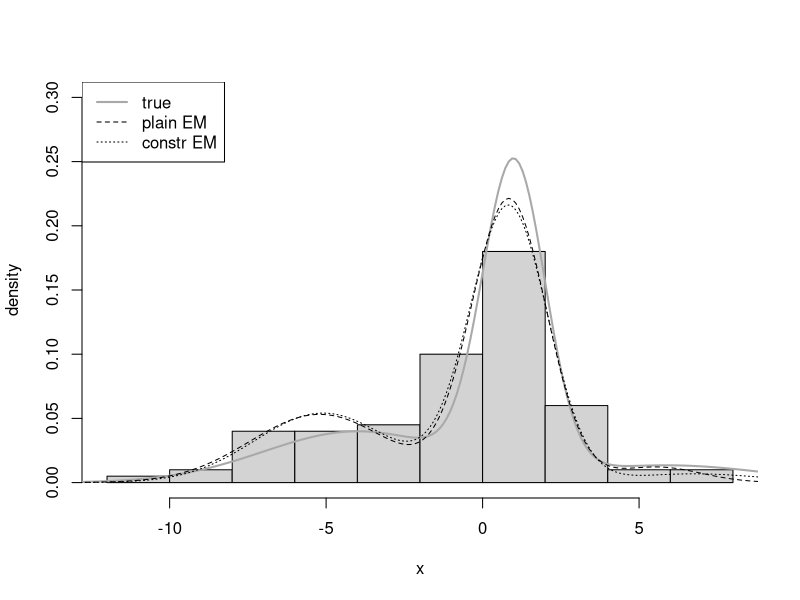

Write the R code that produced this figure.
library(mixtools)


### Name: normalmixMMlc
### Title: EC-MM Algorithm for Mixtures of Univariate Normals with linear
###   constraints
### Aliases: normalmixMMlc
### Keywords: file

### ** Examples

## Analyzing synthetic data as in the tau equivalent model  
## From Thomas et al (2011), see also Chauveau and Hunter (2013)
## a 3-component mixture of normals with linear constraints.
lbd <- c(0.6,0.3,0.1); m <- length(lbd)
sigma <- sig0 <- sqrt(c(1,9,9))
# means constaints mu = M beta
M <- matrix(c(1,1,1,0,-1,1), 3, 2)
beta <- c(1,5) # unknown constrained mean
mu0 <- mu <- as.vector(M %*% beta)
# linear constraint on the inverse variances pi = A.g
A <- matrix(c(1,1,1,0,1,0), m, 2, byrow=TRUE)
iv0 <- 1/(sig0^2)
g0 <- c(iv0[2],iv0[1] - iv0[2]) # gamma^0 init 

# simulation and EM fits
set.seed(50); n=100; x <- rnormmix(n,lbd,mu,sigma)
s <- normalmixEM(x,mu=mu0,sigma=sig0,maxit=2000) # plain EM
# EM with var and mean linear constraints
sc <- normalmixMMlc(x, lambda=lbd, mu=mu0, sigma=sig0,
					mean.lincstr=M, var.lincstr=A, gparam=g0)
# plot and compare both estimates
dnormmixt <- function(t, lam, mu, sig){
	m <- length(lam); f <- 0
	for (j in 1:m) f <- f + lam[j]*dnorm(t,mean=mu[j],sd=sig[j])
	f}
t <- seq(min(x)-2, max(x)+2, len=200)
hist(x, freq=FALSE, col="lightgrey", 
		ylim=c(0,0.3), ylab="density",main="")
lines(t, dnormmixt(t, lbd, mu, sigma), col="darkgrey", lwd=2) # true
lines(t, dnormmixt(t, s$lambda, s$mu, s$sigma), lty=2) 
lines(t, dnormmixt(t, sc$lambda, sc$mu, sc$sigma), col=1, lty=3)
legend("topleft", c("true","plain EM","constr EM"), 
	col=c("darkgrey",1,1), lty=c(1,2,3), lwd=c(2,1,1))
